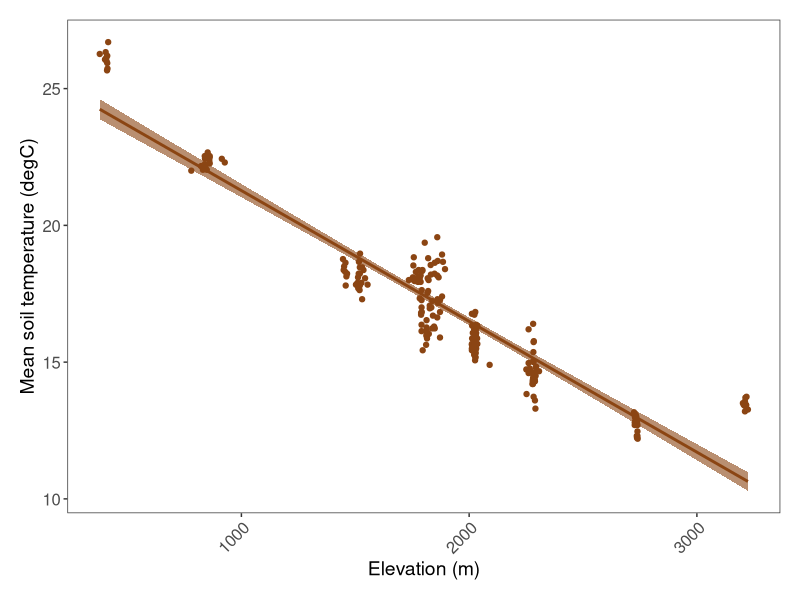

Here is the R script that generated this plot:
############################################################
#                                                          #
#      Github practice script  Coding Club 01-03-2017      #
#                                                          #
############################################################

# Add in your name
# Claudia
# Add in purpose of this script
# To learn about version control on github

# git config --global user.email "you@example.com"
# git config --global user.name "Your Name"

# Libraries ----
library(ggplot2)
library(tidyr)
library(dplyr)
library(readr)

# Functions ----
# This is a ggplot function for a nice clean theme
# HINT: use this theme when making your plot later on
theme.clean <- function(){
  theme_bw()+
    theme(axis.text.x=element_text(size=12, angle=45, vjust=1, hjust=1),
          axis.text.y=element_text(size=12),
          axis.title.x=element_text(size=14, face="plain"),             
          axis.title.y=element_text(size=14, face="plain"),             
          panel.grid.major.x=element_blank(),                                          
          panel.grid.minor.x=element_blank(),
          panel.grid.minor.y=element_blank(),
          panel.grid.major.y=element_blank(),  
          plot.margin = unit(c(0.5, 0.5, 0.5, 0.5), units = , "cm"),
          plot.title = element_text(size=20, vjust=1, hjust=0.5),
          legend.text = element_text(size=12, face="italic"),          
          legend.title = element_blank(),                              
          legend.position=c(0.9, 0.9))
}

# Load data ----
setwd("C:/Users/clauv/Desktop/Uni/Coding_club/Week_5/CC-7-Github")
temp_elevation <- read.csv("temp_elevation.csv")

# Make a plot showing how soil temperature changes with elevation ----
(temp.el <- ggplot (temp_elevation, aes(x=Elevation.m, y=Soil.temp.mean)) +
   geom_point(colour = "#8B4513") +
   geom_smooth(method = lm, colour = "#8B4513", fill = "#8B4513", alpha = 0.6) +
   labs(x = "Elevation (m)", y = "Mean soil temperature (degC)") +
   theme.clean())

# Save your plot in your project directory


# Commit, pull, push!

